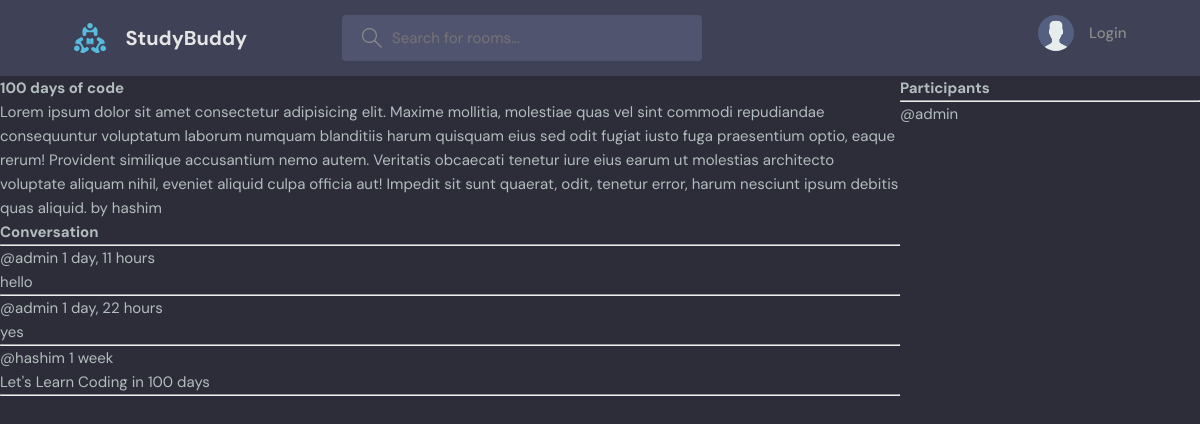
Page /room/2/ on the committed database.
### base/models.py (models this page shows, shortened)
class Room(models.Model):
    host = models.ForeignKey(User, on_delete=models.SET_NULL, null=True)
    topic = models.ForeignKey(Topic, on_delete=models.SET_NULL, null=True)
    name = models.CharField(max_length=200)
    description = models.TextField(null=True, blank=True)  # it can be blank
    participants=models.ManyToManyField(User,related_name='participants',blank=True)
    updated = models.DateTimeField(auto_now=True)
    created = models.DateTimeField(auto_now_add=True)
    class Meta:
        ordering=['-updated','-created']

class Message(models.Model):
    user = models.ForeignKey(User, on_delete=models.CASCADE)
    room = models.ForeignKey(Room, on_delete=models.CASCADE)
    body = models.TextField()
    updated = models.DateTimeField(auto_now=True)
    created = models.DateTimeField(auto_now_add=True)
    class Meta:
        ordering=['-updated','-created']

### base/views.py (the view, shortened to what this page needs)
# urls.py: path('room/<str:pk>/', views.room, name='room'),
def room(request, pk):
    room = Room.objects.get(id=pk)
    room_messages = room.message_set.all()  # get all messages related to this room
    participants = room.participants.all()
    context = {'room': room, 'room_messages': room_messages,
               'participants': participants}
    return render(request, 'base/room.html', context)

### base/templates/base/room.html (shortened to what this page needs)
{% extends 'main.html' %} {% block content %}
<div class="room-container">
  <div>
    <h1>{{room.name}}</h1>
    <p>{{room.description}}</p>
    <div class="comment-wrapper">
      <h3>Conversation</h3>
      <hr />
      {% for message in room_messages %}
      <div>
        <small>@{{message.user}} {{message.created|timesince}}</small>
        <p>{{message.body}}</p>
        <hr />
      </div>
      {% endfor %}
    </div>
  </div>
  <div>
      <h3>Participants</h3>
      <hr>
      {% for user in participants %}
                <div>
                    <p>@{{user.username}}</p>
                </div>
      {% endfor %}
  </div>
</div>
{% endblock %}

### static/styles/style.css (style rules this page uses)
:root { --color-main: #71c6dd; --color-main-light: #e1f6fb; --color-dark: #3f4156; --color-dark-medium: #51546e; --color-dark-light: #696d97; --color-light: #e5e5e5; --color-gray: #8b8b8b; --color-light-gray: #b2bdbd; --color-bg: #2d2d39; --color-success: #5dd693; --color-error: #fc4b0b; }
* { font-family: "DM Sans", -apple-system, BlinkMacSystemFont, "Segoe UI", Roboto, Oxygen, Ubuntu, Cantarell, "Open Sans", "Helvetica Neue", sans-serif; margin: 0; padding: 0; box-sizing: border-box; text-rendering: optimizeLegibility; font-size: inherit; }
html { font-size: 56.25%; }
@media only screen and (min-width: 1200px) { html { font-size: 62.5%; } }
body { line-height: 1.6; font-weight: 400; font-size: 1.5rem; color: var(--color-light-gray); background-color: var(--color-bg); min-height: 100vh; }

### base/templates/base/room.html (style rules this page uses)
.room-container { display: grid; grid-template-columns: 3fr 1fr; }

### rows in the picture
Room: name "100 days of code", description "Lorem ipsum dolor sit amet consectetur adipisicing elit. Maxime mollitia, molestiae quas vel sint commodi repudiandae consequuntur voluptatum laborum numquam blanditiis harum quisquam eius sed odit fugiat iusto fuga praesentium optio, eaque rerum! Provident similique accusantium nemo autem. Veritatis obcaecati tenetur iure eius earum ut molestias architecto voluptate aliquam nihil, eveniet aliquid culpa officia aut! Impedit sit sunt quaerat, odit, tenetur error, harum nesciunt ipsum debitis quas aliquid. by hashim"
Message: user "admin", created "1 day, 11 hours", body "hello"
Message: user "admin", created "1 day, 22 hours", body "yes"
Message: user "hashim", created "1 week", body "Let's Learn Coding in 100 days"

### other values in the picture
{{ user.username }} "admin"
